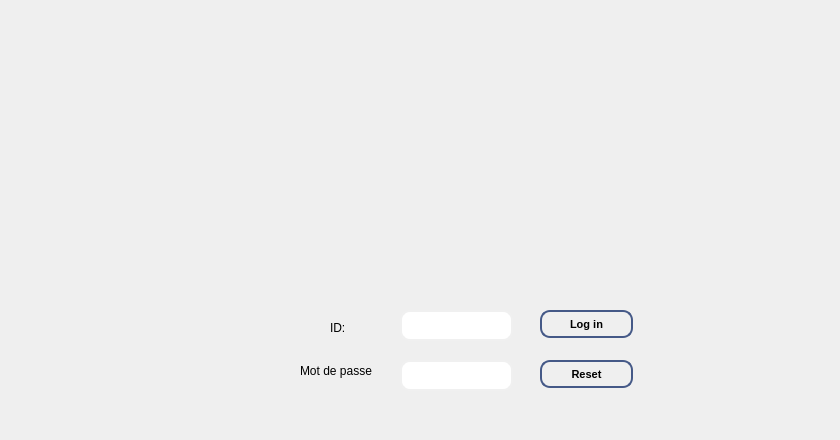
    <widget class="QWidget" name="tab_2">
     <attribute name="title">
      <string/>
     </attribute>
     <widget class="QStackedWidget" name="stackedWidget_2">
      <property name="geometry">
       <rect>
        <x>70</x>
        <y>30</y>
        <width>761</width>
        <height>401</height>
       </rect>
      </property>
      <property name="currentIndex">
       <number>0</number>
      </property>
      <widget class="QWidget" name="page">
       <widget class="QLabel" name="label_3">
        <property name="geometry">
         <rect>
          <x>260</x>
          <y>290</y>
          <width>56</width>
          <height>16</height>
         </rect>
        </property>
        <property name="styleSheet">
         <string notr="true">
font: 87 8pt &quot;Segoe UI Black&quot;,rgb(0, 0, 0);</string>
        </property>
        <property name="text">
         <string>ID:</string>
        </property>
       </widget>
       <widget class="QLabel" name="label_29">
        <property name="geometry">
         <rect>
          <x>230</x>
          <y>320</y>
          <width>101</width>
          <height>41</height>
         </rect>
        </property>
        <property name="styleSheet">
         <string notr="true">
font: 87 8pt &quot;Segoe UI Black&quot;,rgb(0, 0, 0);</string>
        </property>
        <property name="text">
         <string>Mot de passe</string>
        </property>
       </widget>
       <widget class="QLineEdit" name="id_edit">
        <property name="geometry">
         <rect>
          <x>330</x>
          <y>280</y>
          <width>113</width>
          <height>31</height>
         </rect>
        </property>
        <property name="styleSheet">
         <string notr="true">QLineEdit {
  background-color: qlineargradient(x1: 0, y1: 0, x2: 0, y2: 1,
                                      stop: 0 #455987, stop: 1 #4d8fac);
  border: 2px solid #f0f0f0;
  border-radius: 10px;
  color: #ffffff;
  padding: 8px 16px;
  transition: all 0.3s ease-in-out;
}

QLineEdit:hover {
  background-color: qlineargradient(x1: 0, y1: 0, x2: 0, y2: 1,
                                      stop: 0 #4d8fac, stop: 1 #455987);
  border-color: #ffffff;
}

QLineEdit:focus {
  background-color: qlineargradient(x1: 0, y1: 0, x2: 0, y2: 1,
                                      stop: 0 #4d8fac, stop: 1 #455987);
  border-color: #ffffff;
  box-shadow: 0 0 10px #4d8fac;
}
</string>
        </property>
       </widget>
       <widget class="QLineEdit" name="mdp_edit">
        <property name="geometry">
         <rect>
          <x>330</x>
          <y>330</y>
          <width>113</width>
          <height>31</height>
         </rect>
        </property>
        <property name="styleSheet">
         <string notr="true">QLineEdit {
  background-color: qlineargradient(x1: 0, y1: 0, x2: 0, y2: 1,
                                      stop: 0 #455987, stop: 1 #4d8fac);
  border: 2px solid #f0f0f0;
  border-radius: 10px;
  color: #ffffff;
  padding: 8px 16px;
  transition: all 0.3s ease-in-out;
}

QLineEdit:hover {
  background-color: qlineargradient(x1: 0, y1: 0, x2: 0, y2: 1,
                                      stop: 0 #4d8fac, stop: 1 #455987);
  border-color: #ffffff;
}

QLineEdit:focus {
  background-color: qlineargradient(x1: 0, y1: 0, x2: 0, y2: 1,
                                      stop: 0 #4d8fac, stop: 1 #455987);
  border-color: #ffffff;
  box-shadow: 0 0 10px #4d8fac;
}
</string>
        </property>
       </widget>
       <widget class="QPushButton" name="log_in">
        <property name="geometry">
         <rect>
          <x>470</x>
          <y>280</y>
          <width>93</width>
          <height>28</height>
         </rect>
        </property>
        <property name="styleSheet">
         <string notr="true">QPushButton {
    background: qlineargradient(x1: 0, y1: 0, x2: 0, y2: 1,
                                stop: 0 #F5DEB3, stop: 0.5 #D2B48C, stop: 1.0 #F5DEB3);
    border: 2px solid #455987;
    border-radius: 10px;
    padding: 5px 10px;
    font-size: 11px; 
    font-weight: bold;
    color: #000000;
    text-shadow: 1px 1px #FFFFFF;
    box-shadow: 1px 1px 3px rgba(0, 0, 0, 0.25);
}

QPushButton:hover {
    background: qlineargradient(x1: 0, y1: 0, x2: 0, y2: 1,
                                stop: 0 #D2B48C, stop: 0.5 #F5DEB3, stop: 1.0 #F5DEB3);
    border: 2px solid #455987;
    text-shadow: 1px 1px #FFFFFF;
}
</string>
        </property>
        <property name="text">
         <string>Log in</string>
        </property>
       </widget>
       <widget class="QPushButton" name="reset">
        <property name="geometry">
         <rect>
          <x>470</x>
          <y>330</y>
          <width>93</width>
          <height>28</height>
         </rect>
        </property>
        <property name="styleSheet">
         <string notr="true">QPushButton {
    background: qlineargradient(x1: 0, y1: 0, x2: 0, y2: 1,
                                stop: 0 #F5DEB3, stop: 0.5 #D2B48C, stop: 1.0 #F5DEB3);
    border: 2px solid #455987;
    border-radius: 10px;
    padding: 5px 10px;
    font-size: 11px; 
    font-weight: bold;
    color: #000000;
    text-shadow: 1px 1px #FFFFFF;
    box-shadow: 1px 1px 3px rgba(0, 0, 0, 0.25);
}

QPushButton:hover {
    background: qlineargradient(x1: 0, y1: 0, x2: 0, y2: 1,
                                stop: 0 #D2B48C, stop: 0.5 #F5DEB3, stop: 1.0 #F5DEB3);
    border: 2px solid #455987;
    text-shadow: 1px 1px #FFFFFF;
}
</string>
        </property>
        <property name="text">
         <string>Reset</string>
        </property>
       </widget>
       <widget class="QLabel" name="label_28">
        <property name="geometry">
         <rect>
          <x>-130</x>
          <y>-20</y>
          <width>951</width>
          <height>931</height>
         </rect>
        </property>
        <property name="text">
         <string/>
        </property>
        <property name="pixmap">
         <pixmap resource="fond.qrc">:/fond (2).png</pixmap>
        </property>
       </widget>
       <zorder>label_28</zorder>
       <zorder>label_3</zorder>
       <zorder>label_29</zorder>
       <zorder>id_edit</zorder>
       <zorder>mdp_edit</zorder>
       <zorder>log_in</zorder>
       <zorder>reset</zorder>
      </widget>
      <widget class="QWidget" name="page_2"/>
     </widget>
    </widget>
